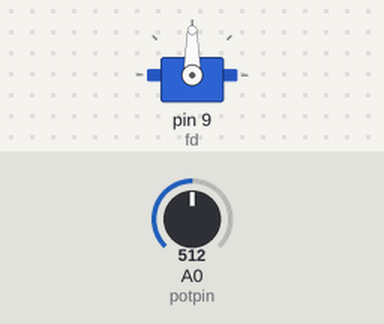
Simulated run of this sketch. Board: Arduino Uno, built with avr-gcc and run on an emulated ATmega328P. On the bench: servo. Inputs (shaded band) come from the test bench; at power-on: A0 (potpin) = 512.

Above: at 1.2 s.
1.3 s: A0 (potpin) set to 716
At 2.1 s:
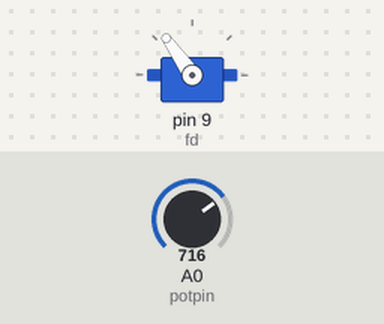
2.8 s: A0 (potpin) set to 900
At 4.0 s:
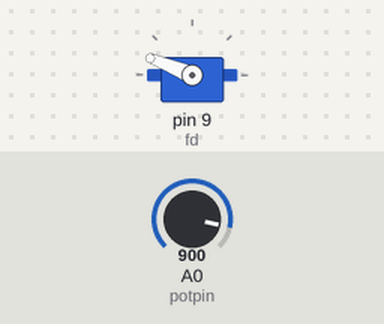
4.3 s: A0 (potpin) set to 1023
At 5.5 s:
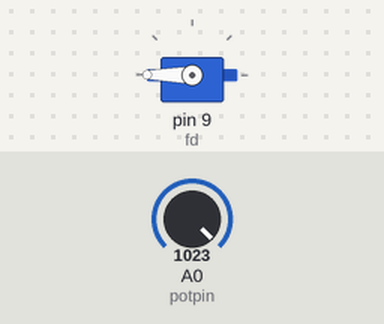
5.8 s: A0 (potpin) set to 306
At 6.4 s:
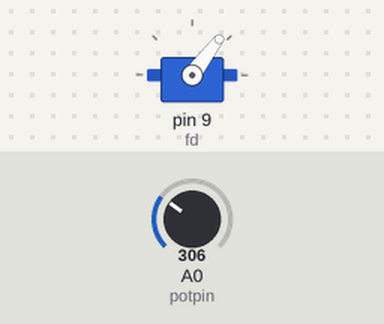
7.3 s: A0 (potpin) set to 122
At 7.8 s:
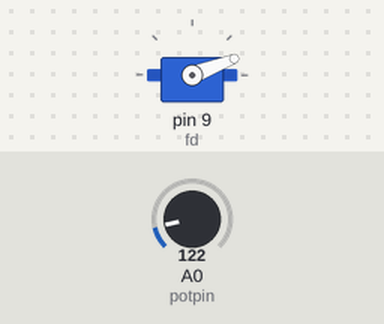
Timing chart, 0 to 9.8 s (numbered marks = the images above; inputs shaded):
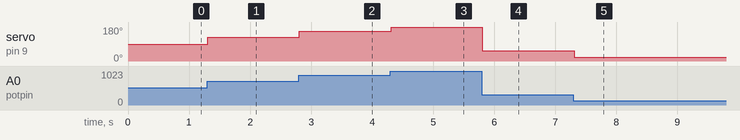

The sketch:

fd_knob_trim.ino
```cpp
#include <Servo.h>

Servo fd, rd;

int potpin = 0;
int val;

void setup()
{
  fd.attach(9);  // attaches the servo on pin 9 to the servo object
}

void loop()
{
  val = analogRead(potpin);            // reads the value of the potentiometer (value between 0 and 1023)
  val = map(val, 0, 1023, 0, 180);     // scale it to use it with the servo (value between 0 and 180)
  fd.write(val);                  // sets the servo position according to the scaled value
  delay(15);                           // waits for the servo to get there
}
```

Measured:
- after the input at 1.3 s, servo on pin 9 (fd): 90° → 125° at once
- after the input at 2.8 s, servo on pin 9 (fd): 125° → 158° at once
- after the input at 4.3 s, servo on pin 9 (fd): 158° → 180° at once
- after the input at 5.8 s, servo on pin 9 (fd): 180° → 53° at once
- after the input at 7.3 s, servo on pin 9 (fd): 53° → 21° at once
